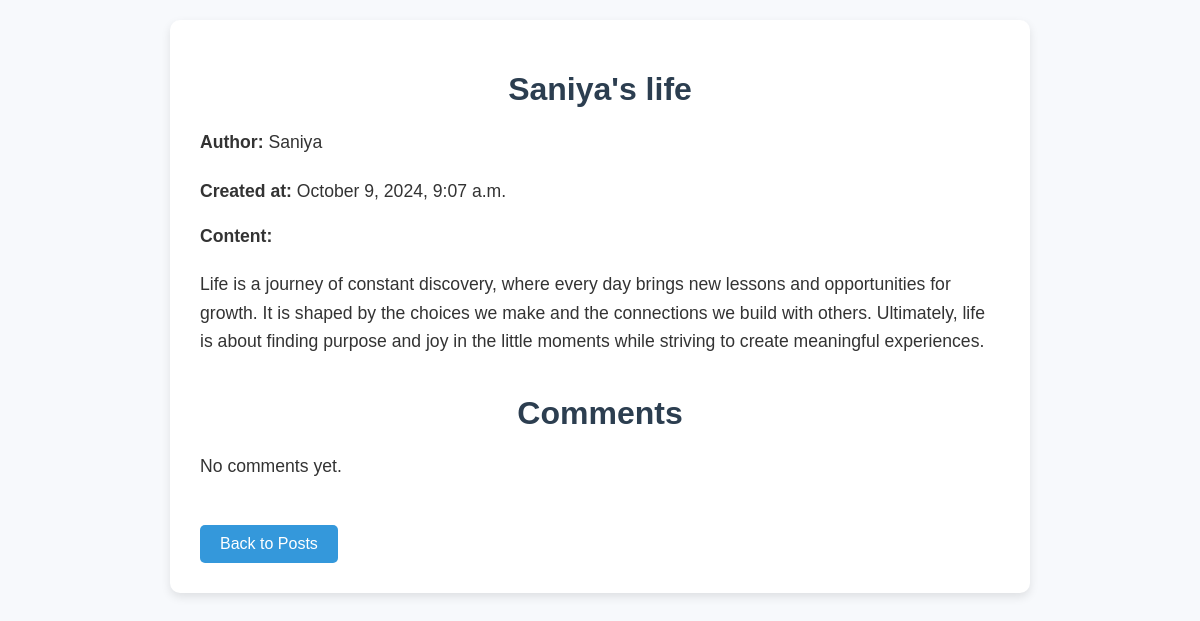
The app's page /blog/post_details/1 with its own data.
### blog/models.py (models this page shows, shortened)
class Post(models.Model):
    title = models.CharField(max_length=255, blank=True)
    content = models.TextField(blank=True)
    created_at = models.DateTimeField( default=timezone.now)
    author = models.ForeignKey(User, on_delete=models.CASCADE)

### blog/views.py (the view)
# urls.py: path('post_details/<int:id>', post_detail, name='post_detail'),
def post_detail(request, id):
    context = {}
    context["data"] = Post.objects.get(id = id)
    return render(request, "blog/post_detail.html", context)

### blog/templates/blog/post_detail.html (shortened to what this page needs)
<!DOCTYPE html>
<html lang="en">
<head>
</head>
<body>
    <div class="container">
        <h1>{{ data.title }}</h1>
        <p class="author-info"><strong>Author:</strong> {{ data.author.username }}</p>
        <p><strong>Created at:</strong> {{ data.created_at|date:"F j, Y, g:i a" }}</p>
        <p class="content-info"><strong>Content:</strong></p>
        <p>{{ data.content }}</p>
        <div class="comments-section">
            <h1>Comments</h1>
            {% if comments %}
                <ul>
                    {% for comment in comments %}
                        <li>
                            <strong>{{ comment.author.username }}:</strong> {{ comment.content }}
                            <small>{{ comment.created_at|date:"F j, Y, g:i a" }}</small>
                        </li>
                    {% endfor %}
                </ul>
            {% else %}
                <p>No comments yet.</p>
            {% endif %}
        </div>
        <a href="{% url 'post_list' %}">Back to Posts</a>
    </div>
</body>
</html>

### blog/templates/blog/post_detail.html (style rules this page uses)
body { font-family: 'Arial', sans-serif; background-color: #f7f9fc; color: #333; margin: 0; padding: 20px; display: flex; justify-content: center; align-items: flex-start; }
.container { background-color: #fff; border-radius: 10px; padding: 30px; max-width: 800px; width: 100%; box-shadow: 0 4px 10px rgba(0, 0, 0, 0.1); }
h1 { color: #2c3e50; text-align: center; margin-bottom: 20px; }
p { font-size: 1.1em; line-height: 1.6; margin-bottom: 15px; }
.author-info, .content-info { margin-bottom: 20px; }
.comments-section { margin-top: 40px; }
a { display: inline-block; margin-top: 30px; padding: 10px 20px; background-color: #3498db; color: #fff; text-decoration: none; border-radius: 5px; text-align: center; }

### records on screen
Post: title "Saniya's life", author.username "Saniya", created_at "October 9, 2024, 9:07 a.m.", content "Life is a journey of constant discovery, where every day brings new lessons and opportunities for growth. It is shaped by the choices we make and the connections we build with others. Ultimately, life is about finding purpose and joy in the little moments while striving to create meaningful experiences."
